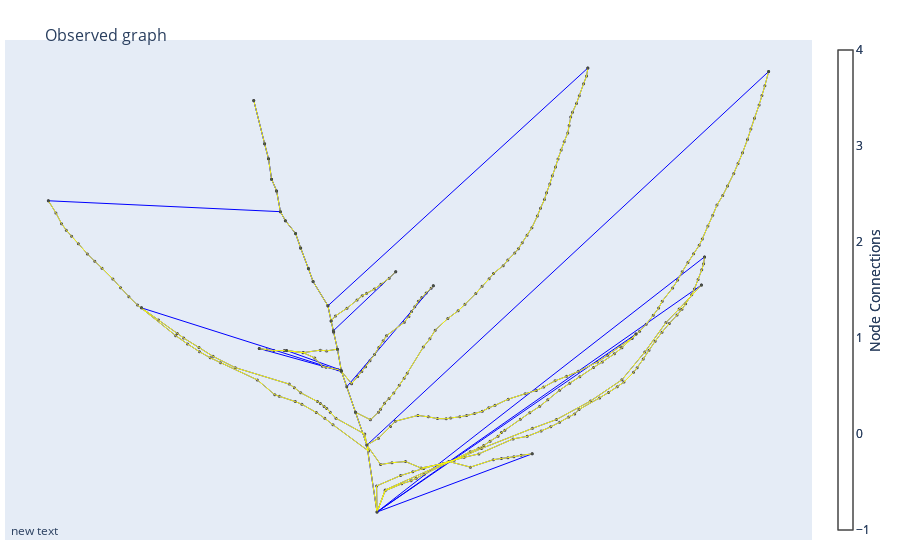

Here is the notebook cell this chart was saved with:
### Code cell
edge_x = []
edge_y = []
for edge in container.edges():
    x0, y0 = container.nodes[edge[0]]['pos']
    x1, y1 = container.nodes[edge[1]]['pos']
    edge_x.append(x0)
    edge_x.append(x1)
    edge_x.append(None)
    edge_y.append(y0)
    edge_y.append(y1)
    edge_y.append(None)

edge_trace = go.Scatter(
    x=edge_x, y=edge_y,
    line=dict(width=1, color='#888'),
    hoverinfo='none',
    mode='lines')

node_x = []
node_y = []
for node in container.nodes():
    x, y = container.nodes[node]['pos']
    node_x.append(x)
    node_y.append(y)

node_trace = go.Scatter(
    x=node_x, y=node_y,
    mode='markers',
    hoverinfo='x,y',
    marker=dict(
        showscale=True,
        # colorscale options
        #'Greys' | 'YlGnBu' | 'Greens' | 'YlOrRd' | 'Bluered' | 'RdBu' |
        #'Reds' | 'Blues' | 'Picnic' | 'Rainbow' | 'Portland' | 'Jet' |
        #'Hot' | 'Blackbody' | 'Earth' | 'Electric' | 'Viridis' |
        colorscale='YlGnBu',
        reversescale=True,
        color=['LightSkyBlue'],
        size=1,
        colorbar=dict(
            thickness=15,
            title='Node Connections',
            xanchor='left',
            titleside='right'
        ),
        line_width=2))


optedge_x = []
optedge_y = []
for edge in optcontainer.edges():
    x0, y0 = optcontainer.nodes[edge[0]]['pos']
    x1, y1 = optcontainer.nodes[edge[1]]['pos']
    edge_x.append(x0)
    edge_x.append(x1)
    edge_x.append(None)
    edge_y.append(y0)
    edge_y.append(y1)
    edge_y.append(None)

optedge_trace = go.Scatter(
    x=edge_x, y=edge_y,
    line=dict(width=1, color='#444'),
    hoverinfo='x,y',
    mode='lines')


optnode_x = []
optnode_y = []
for node in optcontainer.nodes():
    optx, opty = optcontainer.nodes[node]['pos']
    optnode_x.append(optx)
    optnode_y.append(opty)

optnode_trace = go.Scatter(
    x=optnode_x, y=optnode_y,
    mode='markers',
    hoverinfo='x,y',
    marker=dict(
        showscale=True,
        # colorscale options
        #'Greys' | 'YlGnBu' | 'Greens' | 'YlOrRd' | 'Bluered' | 'RdBu' |
        #'Reds' | 'Blues' | 'Picnic' | 'Rainbow' | 'Portland' | 'Jet' |
        #'Hot' | 'Blackbody' | 'Earth' | 'Electric' | 'Viridis' |
        colorscale='Reds',
        reversescale=True,
        color=["red"],
        size=1,
        colorbar=dict(
            thickness=15,
            title='Node Connections',
            xanchor='left',
            titleside='right'
        ),
        line_width=2))

optedge_trace.line.color = "blue"
edge_trace.line.color = "yellow"
optnode_trace.marker.color = "green"
node_trace.marker.color = "red"

fig = go.Figure(data=[node_trace, optedge_trace, edge_trace, optnode_trace],
             layout=go.Layout(
                title='<br>Observed graph',
                titlefont_size=16,
                showlegend=False,
                hovermode='closest',
                margin=dict(b=20,l=5,r=5,t=40),
                annotations=[ dict(
                    showarrow=False,
                    xref="paper", yref="paper",
                    x=0.005, y=-0.002 ) ],
                xaxis=dict(showgrid=False, zeroline=False, showticklabels=False),
                yaxis=dict(showgrid=False, zeroline=False, showticklabels=False))
                )
fig.show()

### Figure 1 — Plotly figure (JSON) as saved in the notebook; plotly's stock layout.template omitted (floating-point values rounded to 4 significant figures; data arrays with more than 128 entries replaced by an {"elided": "..."} marker saying what was removed)
{"data": [{"hoverinfo": "x+y", "marker": {"color": "red", "colorbar": {"thickness": 15, "title": {"side": "right", "text": "Node Connections"}, "xanchor": "left"}, "colorscale": [[0, "rgb(255,255,217)"], [0.125, "rgb(237,248,177)"], [0.25, "rgb(199,233,180)"], [0.375, "rgb(127,205,187)"], [0.5, "rgb(65,182,196)"], [0.625, "rgb(29,145,192)"], [0.75, "rgb(34,94,168)"], [0.875, "rgb(37,52,148)"], [1, "rgb(8,29,88)"]], "line": {"width": 2}, "reversescale": true, "showscale": true, "size": 1}, "mode": "markers", "type": "scatter", "x": {"elided": "283 float values"}, "y": {"elided": "283 float values"}}, {"hoverinfo": "x+y", "line": {"color": "blue", "width": 1}, "mode": "lines", "type": "scatter", "x": {"elided": "945 float values"}, "y": {"elided": "945 float values"}}, {"hoverinfo": "none", "line": {"color": "yellow", "width": 1}, "mode": "lines", "type": "scatter", "x": {"elided": "846 float values"}, "y": {"elided": "846 float values"}}, {"hoverinfo": "x+y", "marker": {"color": "green", "colorbar": {"thickness": 15, "title": {"side": "right", "text": "Node Connections"}, "xanchor": "left"}, "colorscale": [[0, "rgb(255,245,240)"], [0.125, "rgb(254,224,210)"], [0.25, "rgb(252,187,161)"], [0.375, "rgb(252,146,114)"], [0.5, "rgb(251,106,74)"], [0.625, "rgb(239,59,44)"], [0.75, "rgb(203,24,29)"], [0.875, "rgb(165,15,21)"], [1, "rgb(103,0,13)"]], "line": {"width": 2}, "reversescale": true, "showscale": true, "size": 1}, "mode": "markers", "type": "scatter", "x": [6.316, 6.249, 6.172, 6.078, 6.052, 6.026, 6.009, 5.988, 5.889, 5.857, 5.806, 5.772, 5.704, 5.671, 5.645, 5.612, 5.591, 5.565, 5.492, 8.934, 8.485, 8.505, 8.047, 7.725, 4.119, 4.742, 6.693, 5.529, 5.711, 6.441, 7.353, 6.077, 6.114, 6.024], "y": [4.788, 5.231, 5.448, 5.719, 5.866, 5.979, 6.052, 6.153, 6.314, 6.399, 6.536, 6.631, 6.716, 6.776, 6.913, 6.991, 7.126, 7.225, 7.512, 7.703, 6.29, 6.476, 5.966, 7.727, 6.848, 6.139, 6.286, 5.87, 5.857, 6.378, 5.173, 5.726, 5.617, 5.987]}], "layout": {"annotations": [{"showarrow": false, "x": 0.005, "xref": "paper", "y": -0.002, "yref": "paper"}], "autosize": true, "hovermode": "closest", "margin": {"b": 20, "l": 5, "r": 5, "t": 40}, "showlegend": false, "title": {"font": {"size": 16}, "text": "<br>Observed graph"}, "xaxis": {"autorange": true, "range": [3.832, 9.222], "showgrid": false, "showticklabels": false, "type": "linear", "zeroline": false}, "yaxis": {"autorange": true, "range": [4.588, 7.927], "showgrid": false, "showticklabels": false, "type": "linear", "zeroline": false}}}
